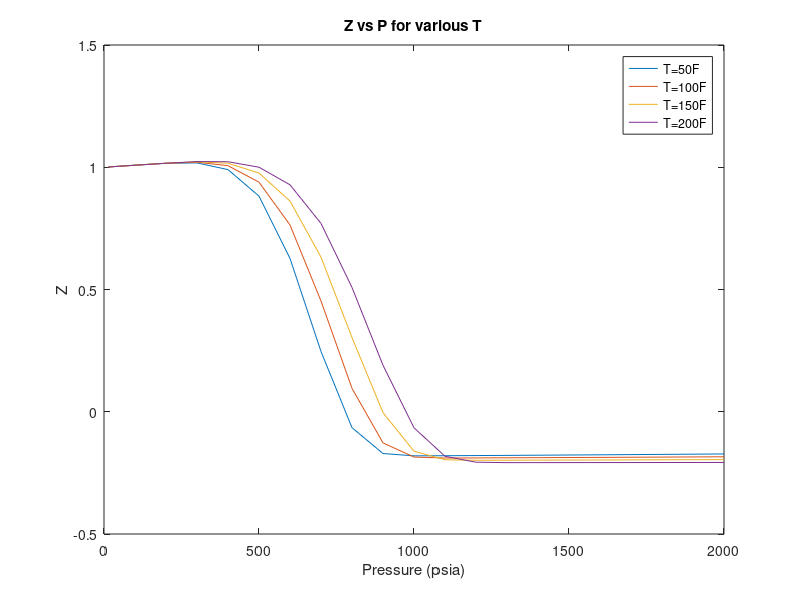

MATLAB code to generate this figure:
% -------- Short Description --------

%   Zscipt calculates Z for various P and T from composition input, assuming gas
%   of C1,C2,C3 only. 

% -------- Description --------

%   User is asked to provide composition values for C1,C2 & C3 and then Z
%   is calculated for T(50-200F) and P(14.7 and 100-2000 psia). Main output 
%   is a plot of Z vs P for four different T.
%   Secondary output is a table of Z values for the various P & T. Currently
%   the table is not displayed by default, however this can be changed by
%   removing the percent sign "%" from the last line of the script's
%   .m file.

%% --- 1. Input ---

% -- First-time Input

disp('Enter composition of gas. Note that the decimal point is "." and not ","')
C1= input('Enter C1: ')
C2= input('Enter C2: ')
C3= input('Enter C3: ')

% -- 1.2 Check if sum of C1,C2,C3 = 1 & user errors

proceed='n'; % So that it will enter the while_loop the first time if C1+C2+C3~=1
while C1+C2+C3~=1 & proceed== 'n'
    proceed= input('The given composition does not account for 100% of gas (sum of C1,C2,C3 =/=1). Continue anyway? (y/n | include single quotes in your answer): ');
    if proceed == 'n'
        disp('Enter composition of gas. Note that the decimal point is "." and not ","')
        C1= input('Enter C1: ')
        C2= input('Enter C2: ')
        C3= input('Enter C3: ')
    end
end

%% --- 2. Calculations ---

% -- 2.1 Basic Calculations

C = [C1 C2 C3];             % arranging composition values in a vector
MW = [16 30 44];            % Molecular weights for C1, C2 & C3 respectively
Sg = sum(C.*MW)/28.97       % Calculating Specific gravity for the specified (via composition) gas
Ppc = 677+15*Sg -37.5*Sg^2  % Calc of pseudo-critical Pressure
Tpc = 168+325*Sg-12.5*Sg^2  % Calc of pseudo-critical Temperature
Ppsia = [ 14.7 100:100:2000]; % Creates Pressure vector of 14.7 100 200 300... 2000 psia
Tf = [50:50:200];           % Creates Temperature vector (in Fahrenheit) with the following: 50 100 150 200
Tr = Tf+459.67;             % Converts the above to Rankine. Note that Tf(i) corresponds to Tr(i), e.g. Tf(3)= 150 & Tr(3)=150+459.67=Tf(3)+459.67
Ppr = Ppsia / Ppc;          % Calc of pseudo-reduced Pressure vector
Tpr = Tr/ Tpc;              % Calc of pseudo-reduced temperature vector
Ppr_mat=repmat(Ppr',1,length(Tpr)); % Create new Pressure matrix by repeating previous P values 4 times (for 4 different Temperature values) for element-wise calculations
Tpr_mat=repmat(Tpr,length(Ppr),1);  % Create new Temperature matrix by repeating previous T values 21 times (for 21 different Pressure values) for element-wise calculations

% -- 2.2 Calc of Z without loops

A= 1.39*(Tpr_mat-0.92).^0.5-0.36*Tpr_mat-0.101;
C= 0.132-0.32*log10(Tpr_mat);
D= 10.^(0.3106-0.49*Tpr_mat+0.1824*Tpr_mat.^2);
B= (0.62-0.23*Tpr_mat).*Ppr_mat+(0.066./(Tpr_mat-0.86)-0.037).*Ppr_mat.^2+0.32./(10.^(9.*(Tpr_mat-1))).*Ppr_mat.^6;
Znl= A+(1-A)./exp(B)+C.*Ppr_mat.^D;  % nl simply stands for no-loop.
Z= Znl';

%% --- 3. Output ---

% -- 3.1 Plot Z vs P

figure
plot(Ppsia,Z(1,:),Ppsia,Z(2,:),Ppsia,Z(3,:),Ppsia,Z(4,:))
title('Z vs P for various T')
xlabel('Pressure (psia)')
ylabel('Z')
legend('T=50F','T=100F','T=150F','T=200F')

% -- 3.2 Table output

%This will produce a table for which each row corresponds to a given
%Temperature (50, 100, 150, 200) and each column to a given Pressure
%(14.7,100,200...2000|N=21 values, 20 for 100...2000 plus 14.7).
%Simply remove the "%" from the last line.

%TABLE=array2table(Z)